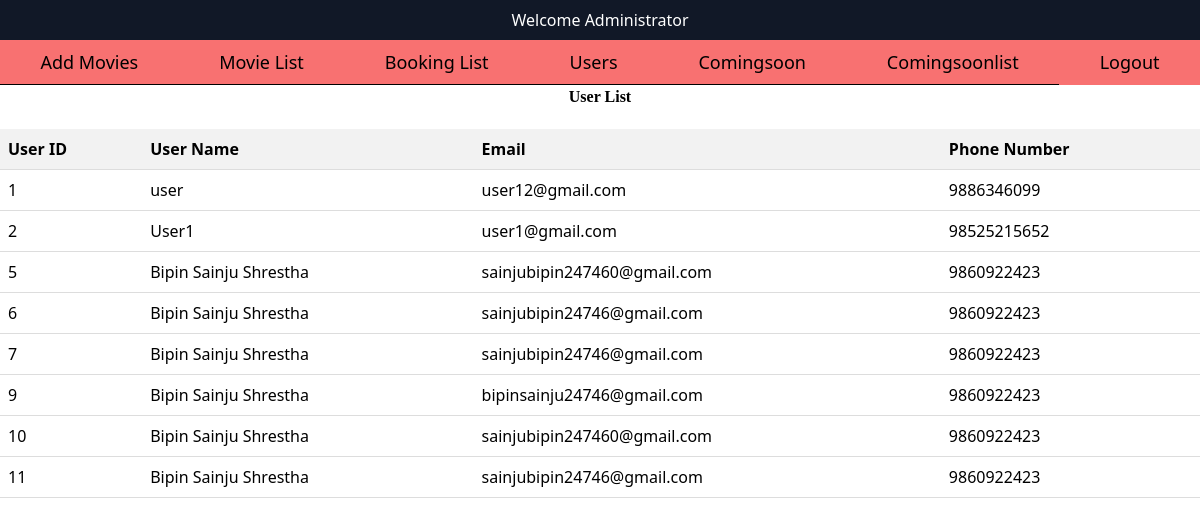
Page /admin/user.php on the earlier database version.
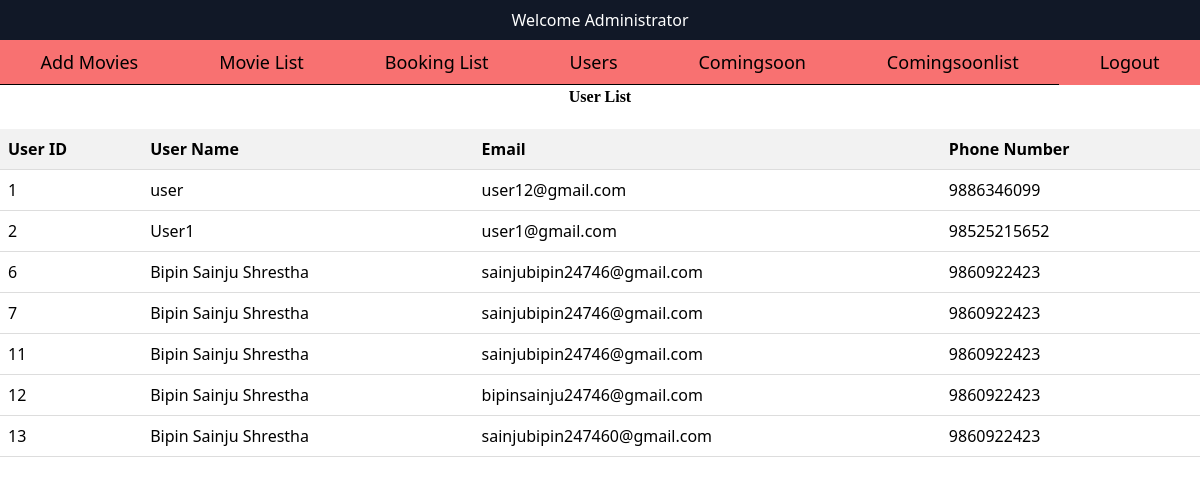
Same page on the later database version.
### tables this page shows
CREATE TABLE `user` (
  `uid` int(11) NOT NULL,
  `fname` varchar(20) NOT NULL,
  `lname` varchar(20) NOT NULL,
  `email` varchar(225) NOT NULL,
  `password` varchar(225) NOT NULL,
  `cpassword` varchar(225) NOT NULL,
  `phone` varchar(225) NOT NULL
);

### admin/user.php (the view, shortened to what this page needs)
<?php
include('header.php');
?>
<h2 class="h2">User List</h2>
<table class="edit-delete-table">
  <tr>
    <th>User ID</th>
    <th>User Name</th>
    <th>Email</th>
    <th>Phone Number</th>
  </tr>
  <?php
  $conn = new mysqli("localhost", "root", "", "moviebooking");
  $sql = "SELECT * FROM user";
  $result = $conn->query($sql);
  if ($result && $result->num_rows > 0) {
    while ($row = $result->fetch_assoc()) {
      $uid = $row['uid'];
      $fname = $row['fname'];
      $lname = $row['lname'];
      $email = $row['email'];
      $phone = $row['phone'];
      echo "
      <tr>
        <td>$uid</td>
        <td>$fname $lname</td>
        <td>$email</td>
        <td>$phone</td>
      </tr>
      ";
    }
  } else {
    echo "<tr><td colspan='4'>No users found</td></tr>";
  }
  ?>
</table>
</body>
</html>

### admin/header.php (shortened to what this page needs)
<!DOCTYPE html>
<html lang="en">
<head>
    <link href="https://cdn.jsdelivr.net/npm/tailwindcss@2.2.19/dist/tailwind.min.css" rel="stylesheet">
</head>
<body>
    <div class="head bg-gray-900 py-2">
        <h1 class="text-white text-center">Welcome Administrator</h1>
    </div>
    <nav class="flex bg-red-400">
        <ul class="flex w-full text-lg">
            <li class="py-2 border-b border-black flex-grow text-center">
                <a href="addmovies.php" class="block px-4 hover:text-red-600">Add Movies</a>
            </li>
            <li class="py-2 border-b border-black flex-grow text-center">
                <a href="movielist.php" class="block px-4">Movie List</a>
            </li>
            <li class="py-2 border-b border-black flex-grow text-center">
                <a href="booking.php" class="block px-4">Booking List</a>
            </li>
            <li class="py-2 border-b border-black flex-grow text-center">
                <a href="user.php" class="block px-4">Users</a>
            </li>
            <li class="py-2 border-b border-black flex-grow text-center">
                <a href="addcomingsoon.php" class="block px-4">Comingsoon</a>
            </li>
            <li class="py-2 border-b border-black flex-grow text-center">
                <a href="comingsoonlist.php" class="block px-4">Comingsoonlist</a>
            </li>
            <li class="py-2 flex-grow text-center">
                <a href="logout.php" class="block px-4">Logout</a>
            </li>
        </ul>
    </nav>
</body>
</html>

### admin/user.php (style rules this page uses)
.h2 { text-align: center; font-weight: bold; font-family: cursive; }
.edit-delete-table { width: 100%; border-collapse: collapse; margin-bottom: 20px; margin-top: 20px; }
.edit-delete-table th, .edit-delete-table td { padding: 8px; text-align: left; border-bottom: 1px solid #ddd; }
.edit-delete-table th { background-color: #f2f2f2; }

Differences in the rows shown:
removed user: uid "5", fname "Bipin", lname "Sainju Shrestha", email "sainjubipin247460@gmail.com", phone "9860922423"
removed user: uid "9", fname "Bipin", lname "Sainju Shrestha", email "bipinsainju24746@gmail.com", phone "9860922423"
removed user: uid "10", fname "Bipin", lname "Sainju Shrestha", email "sainjubipin247460@gmail.com", phone "9860922423"
added user: uid "12", fname "Bipin", lname "Sainju Shrestha", email "bipinsainju24746@gmail.com", phone "9860922423"
added user: uid "13", fname "Bipin", lname "Sainju Shrestha", email "sainjubipin247460@gmail.com", phone "9860922423"
